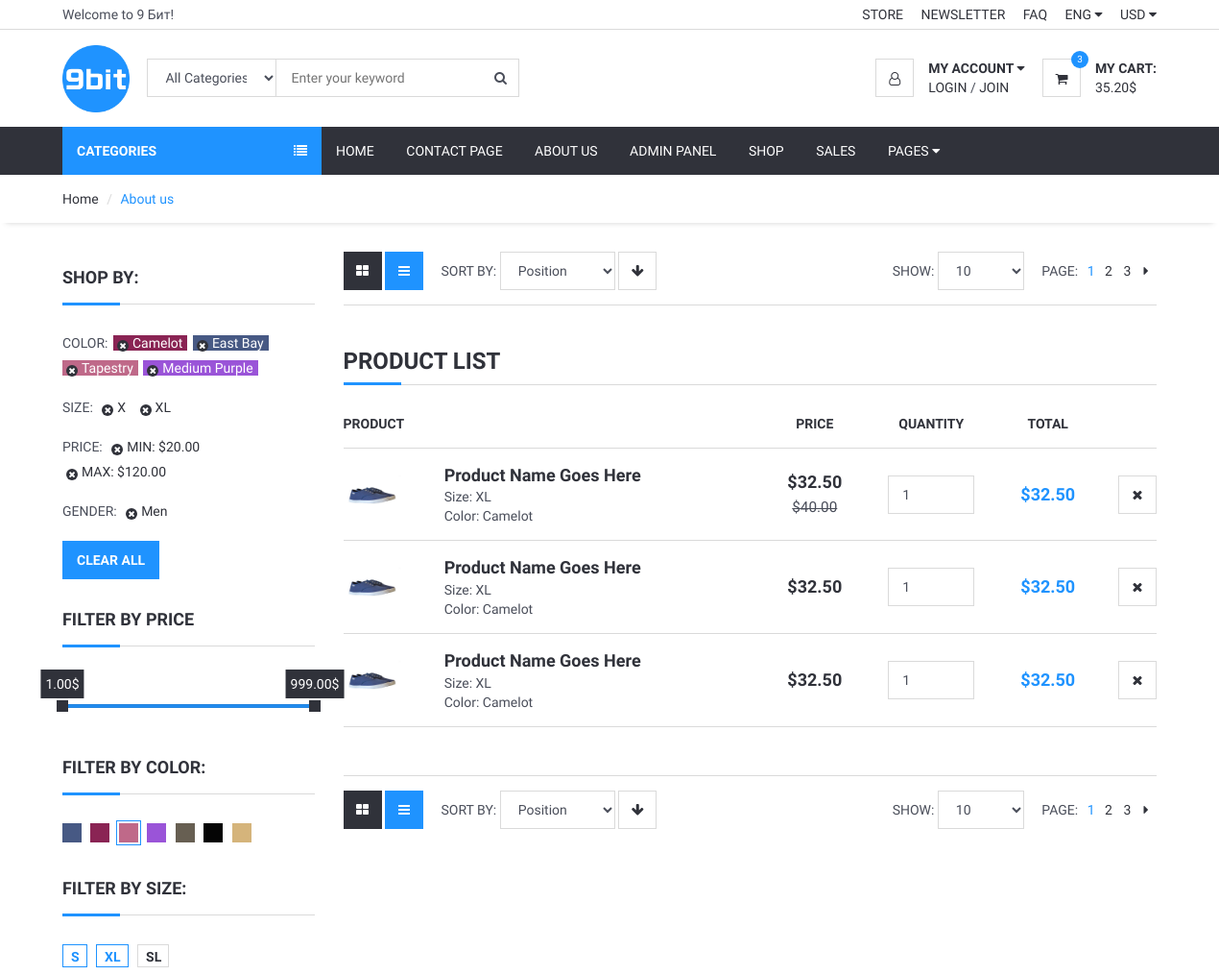
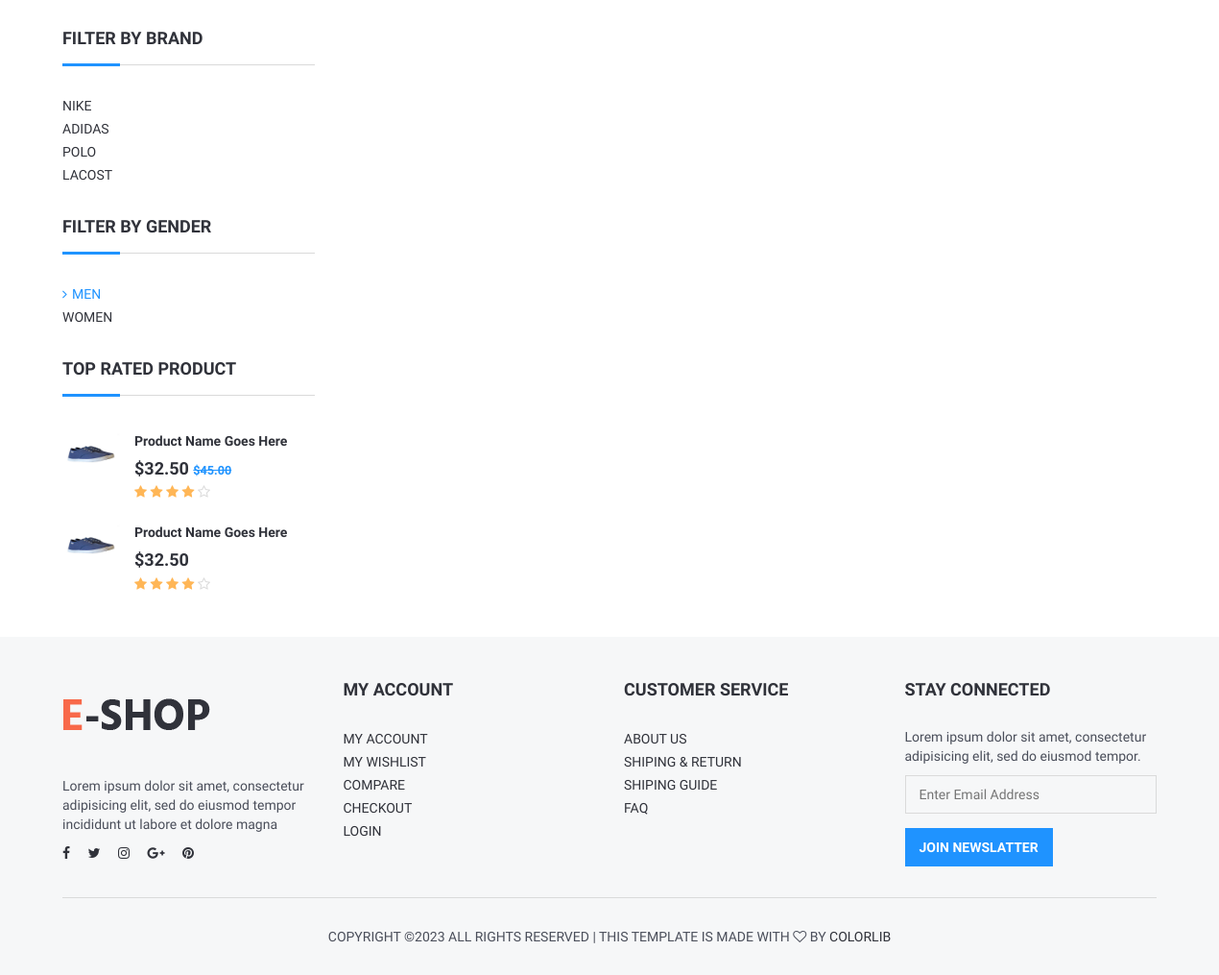
Page /product/2/156-noutbuk-hp-laptop-15s-eq2039ur-serebristyj/ on the committed database (2 pictures, top to bottom).
### home/models.py (models this page shows, shortened)
class Setting(models.Model):
    STATUS = (
        ('True', 'True'),
        ('False', 'False'),
    )
    title = models.CharField(max_length=150)
    keywords = models.CharField(max_length=255)
    description = models.CharField(max_length=255)
    company = models.CharField(max_length=50)
    address = models.CharField(blank=True,max_length=100)
    phone = models.CharField(blank=True,max_length=15)
    fax = models.CharField(blank=True,max_length=15)
    email = models.CharField(blank=True,max_length=50)
    smtpserver = models.CharField(blank=True,max_length=50)
    smtpemail = models.CharField(blank=True,max_length=50)
    smtppassword = models.CharField(blank=True,max_length=10)
    smtpport = models.CharField(blank=True,max_length=5)
    icon = models.ImageField(blank=True,upload_to='images/')
    facebook = models.CharField(blank=True,max_length=50)
    instagram = models.CharField(blank=True,max_length=50)
    twitter = models.CharField(blank=True,max_length=50)
    youtube = models.CharField(blank=True, max_length=50)
    aboutus = RichTextField(blank=True)
    contact = RichTextField(blank=True)
    references = RichTextField(blank=True)
    status=models.CharField(max_length=10,choices=STATUS)
    create_at=models.DateTimeField(auto_now_add=True)
    update_at=models.DateTimeField(auto_now=True)

### product/views.py (the view)
# urls.py: path('<int:id>/<slug:slug>/',views.category_products,name='category_products')
def category_products(request,id,slug):
    setting = Setting.objects.filter(status=True).first()
    category = Category.objects.all()
    products = Product.objects.filter(category_id=id)
    print(products)
    context = {'setting': setting, 'category': category,
               'products': products }
    return render(request,'product/products.html',context)

### product/templates/product/products.html (shortened to what this page needs)
{% extends 'home/layout.html' %}
{% load static %}
{% block sidebar %}{% include 'home/sidebar.html' %}{% endblock %}
{% block content %}
	<div id="breadcrumb">
		<div class="container">
			<ul class="breadcrumb">
				<li><a href="{% url 'index' %}">Home</a></li>
				<li class="active">About us</li>
			</ul>
		</div>
	</div>
	<div class="section">
		<div class="container">
			<div class="row">
				<div id="aside" class="col-md-3">
					<div class="aside">
						<h3 class="aside-title">Shop by:</h3>
						<ul class="filter-list">
							<li><span class="text-uppercase">color:</span></li>
							<li><a href="#" style="color:#FFF; background-color:#8A2454;">Camelot</a></li>
							<li><a href="#" style="color:#FFF; background-color:#475984;">East Bay</a></li>
							<li><a href="#" style="color:#FFF; background-color:#BF6989;">Tapestry</a></li>
							<li><a href="#" style="color:#FFF; background-color:#9A54D8;">Medium Purple</a></li>
						</ul>
						<ul class="filter-list">
							<li><span class="text-uppercase">Size:</span></li>
							<li><a href="#">X</a></li>
							<li><a href="#">XL</a></li>
						</ul>
						<ul class="filter-list">
							<li><span class="text-uppercase">Price:</span></li>
							<li><a href="#">MIN: $20.00</a></li>
							<li><a href="#">MAX: $120.00</a></li>
						</ul>
						<ul class="filter-list">
							<li><span class="text-uppercase">Gender:</span></li>
							<li><a href="#">Men</a></li>
						</ul>
						<button class="primary-btn">Clear All</button>
					</div>
					<div class="aside">
						<h3 class="aside-title">Filter by Price</h3>
						<div id="price-slider"></div>
					</div>
					<div class="aside">
						<h3 class="aside-title">Filter By Color:</h3>
						<ul class="color-option">
							<li><a href="#" style="background-color:#475984;"></a></li>
							<li><a href="#" style="background-color:#8A2454;"></a></li>
							<li class="active"><a href="#" style="background-color:#BF6989;"></a></li>
							<li><a href="#" style="background-color:#9A54D8;"></a></li>
							<li><a href="#" style="background-color:#675F52;"></a></li>
							<li><a href="#" style="background-color:#050505;"></a></li>
							<li><a href="#" style="background-color:#D5B47B;"></a></li>
						</ul>
					</div>
					<div class="aside">
						<h3 class="aside-title">Filter By Size:</h3>
						<ul class="size-option">
							<li class="active"><a href="#">S</a></li>
							<li class="active"><a href="#">XL</a></li>
							<li><a href="#">SL</a></li>
						</ul>
					</div>
					<div class="aside">
						<h3 class="aside-title">Filter by Brand</h3>
						<ul class="list-links">
							<li><a href="#">Nike</a></li>
							<li><a href="#">Adidas</a></li>
							<li><a href="#">Polo</a></li>
							<li><a href="#">Lacost</a></li>
						</ul>
					</div>
					<div class="aside">
						<h3 class="aside-title">Filter by Gender</h3>
						<ul class="list-links">
							<li class="active"><a href="#">Men</a></li>
							<li><a href="#">Women</a></li>
						</ul>
					</div>
					<div class="aside">
						<h3 class="aside-title">Top Rated Product</h3>
						<div class="product product-widget">
							<div class="product-thumb">
								<img src="./img/thumb-product01.jpg" alt="">
							</div>
							<div class="product-body">
								<h2 class="product-name"><a href="#">Product Name Goes Here</a></h2>
								<h3 class="product-price">$32.50 <del class="product-old-price">$45.00</del></h3>
								<div class="product-rating">
									<i class="fa fa-star"></i>
									<i class="fa fa-star"></i>
									<i class="fa fa-star"></i>
									<i class="fa fa-star"></i>
									<i class="fa fa-star-o empty"></i>
								</div>
							</div>
						</div>
						<div class="product product-widget">
							<div class="product-thumb">
								<img src="./img/thumb-product01.jpg" alt="">
							</div>
							<div class="product-body">
								<h2 class="product-name"><a href="#">Product Name Goes Here</a></h2>
								<h3 class="product-price">$32.50</h3>
								<div class="product-rating">
									<i class="fa fa-star"></i>
									<i class="fa fa-star"></i>
									<i class="fa fa-star"></i>
									<i class="fa fa-star"></i>
									<i class="fa fa-star-o empty"></i>
								</div>
							</div>
						</div>
					</div>
				</div>
				<div id="main" class="col-md-9">
					<div class="store-filter clearfix">
						<div class="pull-left">
							<div class="row-filter">
								<a href="#"><i class="fa fa-th-large"></i></a>
								<a href="#" class="active"><i class="fa fa-bars"></i></a>
							</div>
							<div class="sort-filter">
								<span class="text-uppercase">Sort By:</span>
								<select class="input">
										<option value="0">Position</option>
									</select>
								<a href="#" class="main-btn icon-btn"><i class="fa fa-arrow-down"></i></a>
							</div>
						</div>
						<div class="pull-right">
							<div class="page-filter">
								<span class="text-uppercase">Show:</span>
								<select class="input">
										<option value="0">10</option>
									</select>
							</div>
							<ul class="store-pages">
								<li><span class="text-uppercase">Page:</span></li>
								<li class="active">1</li>
								<li><a href="#">2</a></li>
								<li><a href="#">3</a></li>
								<li><a href="#"><i class="fa fa-caret-right"></i></a></li>
							</ul>
						</div>
					</div>
					<div id="store">
						<div class="row">
						<div class="col-md-12">
						<div class="order-summary clearfix">
							<div class="section-title">
								<h3 class="title">Product list</h3>
							</div>
							<table class="shopping-cart-table table">
								<thead>
									<tr>
										<th>Product</th>
										<th></th>
										<th class="text-center">Price</th>
										<th class="text-center">Quantity</th>
										<th class="text-center">Total</th>
										<th class="text-right"></th>
									</tr>
								</thead>
								<tbody>
									<tr>
										<td class="thumb"><img src="./img/thumb-product01.jpg" alt=""></td>
										<td class="details">
											<a href="#">Product Name Goes Here</a>
											<ul>
												<li><span>Size: XL</span></li>
												<li><span>Color: Camelot</span></li>
											</ul>
										</td>
										<td class="price text-center"><strong>$32.50</strong><br><del class="font-weak"><small>$40.00</small></del></td>
										<td class="qty text-center"><input class="input" type="number" value="1"></td>
										<td class="total text-center"><strong class="primary-color">$32.50</strong></td>
										<td class="text-right"><button class="main-btn icon-btn"><i class="fa fa-close"></i></button></td>
									</tr>
									<tr>
										<td class="thumb"><img src="./img/thumb-product01.jpg" alt=""></td>
										<td class="details">
											<a href="#">Product Name Goes Here</a>
											<ul>
												<li><span>Size: XL</span></li>
												<li><span>Color: Camelot</span></li>
											</ul>
										</td>
										<td class="price text-center"><strong>$32.50</strong></td>
										<td class="qty text-center"><input class="input" type="number" value="1"></td>
										<td class="total text-center"><strong class="primary-color">$32.50</strong></td>
										<td class="text-right"><button class="main-btn icon-btn"><i class="fa fa-close"></i></button></td>
									</tr>
									<tr>
										<td class="thumb"><img src="./img/thumb-product01.jpg" alt=""></td>
										<td class="details">
											<a href="#">Product Name Goes Here</a>
											<ul>
												<li><span>Size: XL</span></li>
												<li><span>Color: Camelot</span></li>
											</ul>
										</td>
										<td class="price text-center"><strong>$32.50</strong></td>
										<td class="qty text-center"><input class="input" type="number" value="1"></td>
										<td class="total text-center"><strong class="primary-color">$32.50</strong></td>
										<td class="text-right"><button class="main-btn icon-btn"><i class="fa fa-close"></i></button></td>
									</tr>
								</tbody>
							</table>
						</div>
					</div>
						</div>
					</div>
					<div class="store-filter clearfix">
						<div class="pull-left">
							<div class="row-filter">
								<a href="#"><i class="fa fa-th-large"></i></a>
								<a href="#" class="active"><i class="fa fa-bars"></i></a>
							</div>
							<div class="sort-filter">
								<span class="text-uppercase">Sort By:</span>
								<select class="input">
										<option value="0">Position</option>
									</select>
								<a href="#" class="main-btn icon-btn"><i class="fa fa-arrow-down"></i></a>
							</div>
						</div>
						<div class="pull-right">
							<div class="page-filter">
								<span class="text-uppercase">Show:</span>
								<select class="input">
										<option value="0">10</option>
									</select>
							</div>
							<ul class="store-pages">
								<li><span class="text-uppercase">Page:</span></li>
								<li class="active">1</li>
								<li><a href="#">2</a></li>
								<li><a href="#">3</a></li>
								<li><a href="#"><i class="fa fa-caret-right"></i></a></li>
							</ul>
						</div>
					</div>
				</div>
			</div>
		</div>
	</div>
{% endblock %}
{% block foot %}{% include 'home/footer.html' %}{% endblock %}

### home/templates/home/header.html (shortened to what this page needs)
{% load static %}
{% load mptt_tags %}
<link rel="stylesheet" href="https://ajax.googleapis.com/ajax/libs/jqueryui/1.11.4/themes/smoothness/jquery-ui.css">
	<header>
		<div id="top-header">
			<div class="container">
				<div class="pull-left">
					<span> Welcome to {{ setting.company }}! </span>
				</div>
				<div class="pull-right">
					<ul class="header-top-links">
						<li><a href="#">Store</a></li>
						<li><a href="#">Newsletter</a></li>
						<li><a href="#">FAQ</a></li>
						<li class="dropdown default-dropdown">
							<a class="dropdown-toggle" data-toggle="dropdown" aria-expanded="true">ENG <i class="fa fa-caret-down"></i></a>
						</li>
						<li class="dropdown default-dropdown">
							<a class="dropdown-toggle" data-toggle="dropdown" aria-expanded="true">USD <i class="fa fa-caret-down"></i></a>
						</li>
					</ul>
				</div>
			</div>
		</div>
		<div id="header">
			<div class="container">
				<div class="pull-left">
					<div class="header-logo">
						<a class="logo" href="{% url 'index' %}">
							<img src="{{ setting.icon.url }}" alt="">
						</a>
					</div>
					<div class="header-search">
						<form method="POST" action="/search/">
							<input id="query" name="query" class="input search-input" type="text" placeholder="Enter your keyword">
							<select id="cat" name="cat" class="input search-categories">
								<option value="0">All Categories</option>
							</select>
							<button class="search-btn"><i class="fa fa-search"></i></button>
						</form>
					</div>
				</div>
				<div class="pull-right">
					<ul class="header-btns">
						<li class="header-account dropdown default-dropdown">
							<div class="dropdown-toggle" role="button" data-toggle="dropdown" aria-expanded="true">
								<div class="header-btns-icon">
									<i class="fa fa-user-o"></i>
								</div>
								<strong class="text-uppercase">My Account <i class="fa fa-caret-down"></i></strong>
							</div>
							<a href="#" class="text-uppercase">Login</a> / <a href="#" class="text-uppercase">Join</a>
						</li>
						<li class="header-cart dropdown default-dropdown">
							<a class="dropdown-toggle" data-toggle="dropdown" aria-expanded="true">
								<div class="header-btns-icon">
									<i class="fa fa-shopping-cart"></i>
									<span class="qty">3</span>
								</div>
								<strong class="text-uppercase">My Cart:</strong>
								<br>
								<span>35.20$</span>
							</a>
						</li>
					</ul>
				</div>
			</div>
		</div>
	</header>

### rows in the picture
Setting: company "9 Бит", icon (picture)
